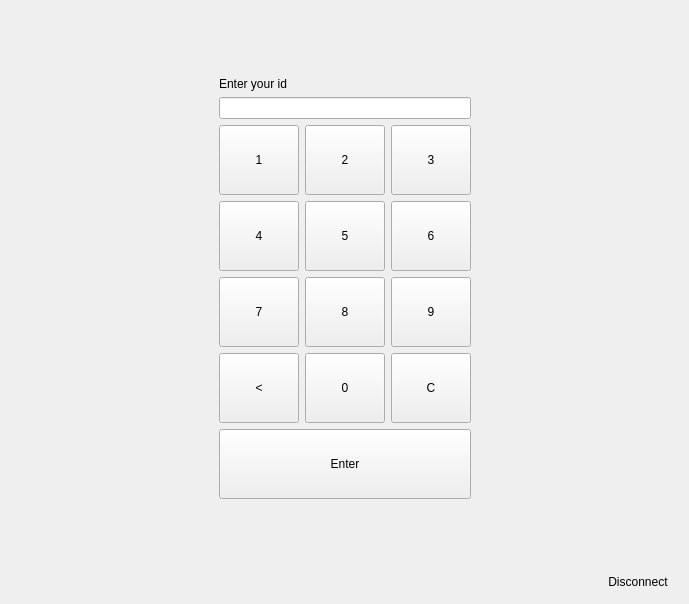
<?xml version="1.0" encoding="UTF-8"?>
<ui version="4.0">
 <class>DialPage</class>
 <widget class="QWidget" name="DialPage">
  <property name="geometry">
   <rect>
    <x>0</x>
    <y>0</y>
    <width>689</width>
    <height>604</height>
   </rect>
  </property>
  <property name="windowTitle">
   <string>Form</string>
  </property>
  <layout class="QGridLayout" name="gridLayout">
   <item row="4" column="1">
    <widget class="QPushButton" name="btn1">
     <property name="minimumSize">
      <size>
       <width>70</width>
       <height>70</height>
      </size>
     </property>
     <property name="text">
      <string>1</string>
     </property>
    </widget>
   </item>
   <item row="4" column="2">
    <widget class="QPushButton" name="btn2">
     <property name="minimumSize">
      <size>
       <width>70</width>
       <height>70</height>
      </size>
     </property>
     <property name="text">
      <string>2</string>
     </property>
    </widget>
   </item>
   <item row="4" column="3">
    <widget class="QPushButton" name="btn3">
     <property name="minimumSize">
      <size>
       <width>70</width>
       <height>70</height>
      </size>
     </property>
     <property name="text">
      <string>3</string>
     </property>
    </widget>
   </item>
   <item row="3" column="1" colspan="3">
    <widget class="QLineEdit" name="idField"/>
   </item>
   <item row="5" column="1">
    <widget class="QPushButton" name="btn4">
     <property name="minimumSize">
      <size>
       <width>70</width>
       <height>70</height>
      </size>
     </property>
     <property name="text">
      <string>4</string>
     </property>
    </widget>
   </item>
   <item row="5" column="2">
    <widget class="QPushButton" name="btn5">
     <property name="minimumSize">
      <size>
       <width>70</width>
       <height>70</height>
      </size>
     </property>
     <property name="text">
      <string>5</string>
     </property>
    </widget>
   </item>
   <item row="5" column="3">
    <widget class="QPushButton" name="btn6">
     <property name="minimumSize">
      <size>
       <width>70</width>
       <height>70</height>
      </size>
     </property>
     <property name="text">
      <string>6</string>
     </property>
    </widget>
   </item>
   <item row="6" column="1">
    <widget class="QPushButton" name="btn7">
     <property name="minimumSize">
      <size>
       <width>70</width>
       <height>70</height>
      </size>
     </property>
     <property name="text">
      <string>7</string>
     </property>
    </widget>
   </item>
   <item row="6" column="2">
    <widget class="QPushButton" name="btn8">
     <property name="minimumSize">
      <size>
       <width>70</width>
       <height>70</height>
      </size>
     </property>
     <property name="text">
      <string>8</string>
     </property>
    </widget>
   </item>
   <item row="6" column="3">
    <widget class="QPushButton" name="btn9">
     <property name="minimumSize">
      <size>
       <width>70</width>
       <height>70</height>
      </size>
     </property>
     <property name="text">
      <string>9</string>
     </property>
    </widget>
   </item>
   <item row="7" column="1">
    <widget class="QPushButton" name="btnBackspace">
     <property name="minimumSize">
      <size>
       <width>70</width>
       <height>70</height>
      </size>
     </property>
     <property name="text">
      <string>&lt;</string>
     </property>
    </widget>
   </item>
   <item row="7" column="2">
    <widget class="QPushButton" name="btn0">
     <property name="minimumSize">
      <size>
       <width>70</width>
       <height>70</height>
      </size>
     </property>
     <property name="text">
      <string>0</string>
     </property>
    </widget>
   </item>
   <item row="7" column="3">
    <widget class="QPushButton" name="btnClear">
     <property name="minimumSize">
      <size>
       <width>70</width>
       <height>70</height>
      </size>
     </property>
     <property name="text">
      <string>C</string>
     </property>
    </widget>
   </item>
   <item row="8" column="1" colspan="3">
    <widget class="QPushButton" name="btnEnter">
     <property name="minimumSize">
      <size>
       <width>0</width>
       <height>70</height>
      </size>
     </property>
     <property name="text">
      <string>Enter</string>
     </property>
    </widget>
   </item>
   <item row="6" column="0">
    <spacer name="horizontalSpacer">
     <property name="orientation">
      <enum>Qt::Horizontal</enum>
     </property>
     <property name="sizeHint" stdset="0">
      <size>
       <width>40</width>
       <height>20</height>
      </size>
     </property>
    </spacer>
   </item>
   <item row="6" column="4">
    <spacer name="horizontalSpacer_2">
     <property name="orientation">
      <enum>Qt::Horizontal</enum>
     </property>
     <property name="sizeHint" stdset="0">
      <size>
       <width>40</width>
       <height>20</height>
      </size>
     </property>
    </spacer>
   </item>
   <item row="0" column="2">
    <spacer name="verticalSpacer">
     <property name="orientation">
      <enum>Qt::Vertical</enum>
     </property>
     <property name="sizeHint" stdset="0">
      <size>
       <width>20</width>
       <height>40</height>
      </size>
     </property>
    </spacer>
   </item>
   <item row="9" column="2">
    <spacer name="verticalSpacer_2">
     <property name="orientation">
      <enum>Qt::Vertical</enum>
     </property>
     <property name="sizeHint" stdset="0">
      <size>
       <width>20</width>
       <height>40</height>
      </size>
     </property>
    </spacer>
   </item>
   <item row="2" column="1" colspan="3">
    <widget class="QLabel" name="idLabel">
     <property name="text">
      <string>Enter your id</string>
     </property>
    </widget>
   </item>
   <item row="10" column="0" colspan="5">
    <layout class="QHBoxLayout" name="horizontalLayout_2">
     <item>
      <spacer name="horizontalSpacer_3">
       <property name="orientation">
        <enum>Qt::Horizontal</enum>
       </property>
       <property name="sizeHint" stdset="0">
        <size>
         <width>40</width>
         <height>20</height>
        </size>
       </property>
      </spacer>
     </item>
     <item>
      <widget class="QPushButton" name="disconnectButton">
       <property name="text">
        <string>Disconnect</string>
       </property>
       <property name="default">
        <bool>false</bool>
       </property>
       <property name="flat">
        <bool>true</bool>
       </property>
      </widget>
     </item>
    </layout>
   </item>
  </layout>
 </widget>
 <resources/>
 <connections/>
</ui>
